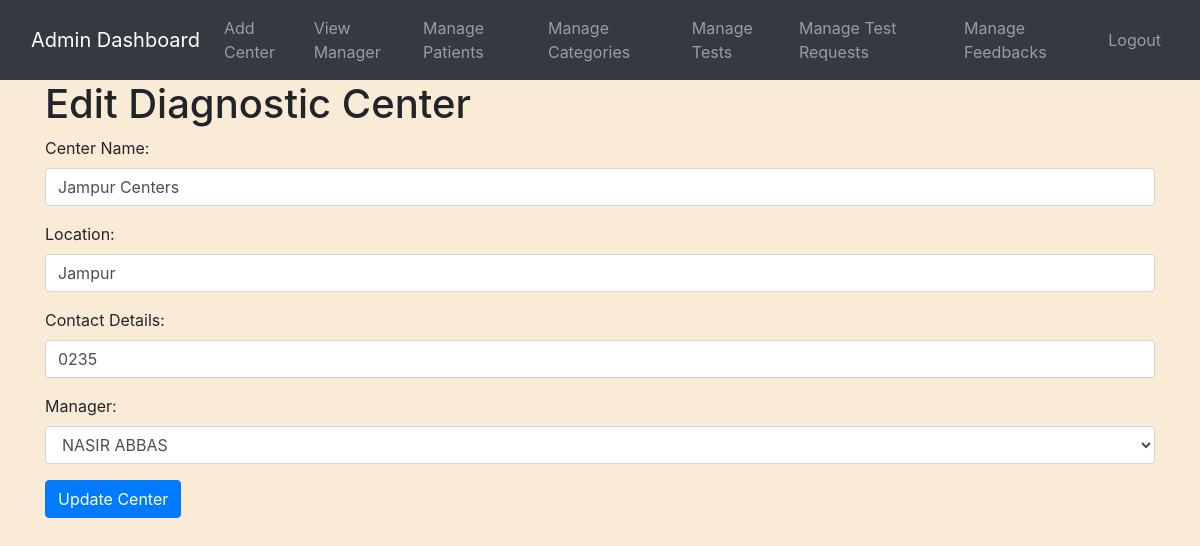
The page /admin/edit_center.php?center_id=2 (signed in) on the database its author committed.
### tables this page shows
CREATE TABLE `diagnostic_centers` (
  `center_id` int(11) NOT NULL,
  `center_name` varchar(255) NOT NULL,
  `location` varchar(255) NOT NULL,
  `contact_details` varchar(255) NOT NULL,
  `manager_id` int(11) DEFAULT NULL,
  `created_at` timestamp NOT NULL DEFAULT current_timestamp(),
  `updated_at` timestamp NOT NULL DEFAULT current_timestamp() ON UPDATE current_timestamp()
);

### admin/edit_center.php (the view, shortened to what this page needs)
<?php
include('config.php');
if (isset($_GET['center_id'])) {
    $center_id = $_GET['center_id'];
    $sql = "SELECT dc.*, m.id AS manager_id, m.name AS manager_name FROM diagnostic_centers dc
            LEFT JOIN managers m ON dc.manager_id = m.id
            WHERE center_id = $center_id";
    $result = mysqli_query($conn, $sql);
    if ($result) {
        $center = mysqli_fetch_assoc($result);
    } else {
        echo "Error: " . mysqli_error($conn);
    }
}
$managerList = array();
$managerSql = "SELECT id, name FROM managers";
$managerResult = mysqli_query($conn, $managerSql);
if ($managerResult) {
    while ($row = mysqli_fetch_assoc($managerResult)) {
        $managerList[] = $row;
    }
} else {
    echo "Error: " . mysqli_error($conn);
}
?>
<!DOCTYPE html>
<html>
<head>
    <link rel="stylesheet" href="https://stackpath.bootstrapcdn.com/bootstrap/4.5.2/css/bootstrap.min.css">
</head>
<body>
    <?php include('navbar.php'); ?>
    <div class="container">
        <h1>Edit Diagnostic Center</h1>
        <form method="post">
            <div class="form-group">
                <label for="center_name">Center Name:</label>
                <input type="text" class="form-control" id="center_name" name="center_name" value="<?php echo $center['center_name']; ?>" required>
            </div>
            <div class="form-group">
                <label for="location">Location:</label>
                <input type="text" class="form-control" id="location" name="location" value="<?php echo $center['location']; ?>" required>
            </div>
            <div class="form-group">
                <label for="contact_details">Contact Details:</label>
                <input type="text" class="form-control" id="contact_details" name="contact_details" value="<?php echo $center['contact_details']; ?>" required>
            </div>
            <div class="form-group">
                <label for="manager_id">Manager:</label>
                <select class="form-control" id="manager_id" name="manager_id">
                    <?php
                    foreach ($managerList as $manager) {
                        $selected = ($manager['id'] == $center['manager_id']) ? "selected" : "";
                        echo "<option value='{$manager['id']}' $selected>{$manager['name']}</option>";
                    }
                    ?>
                </select>
            </div>
            <button type="submit" class="btn btn-primary">Update Center</button>
        </form>
    </div>
</body>
</html>

### admin/edit_center.php (style rules this page uses)
body { background-color: antiquewhite; }

### rows shown on the page
diagnostic_centers: center_name "Jampur Centers", location "Jampur", contact_details "0235"

### other values the page prints
form field manager_id "NASIR ABBAS"
